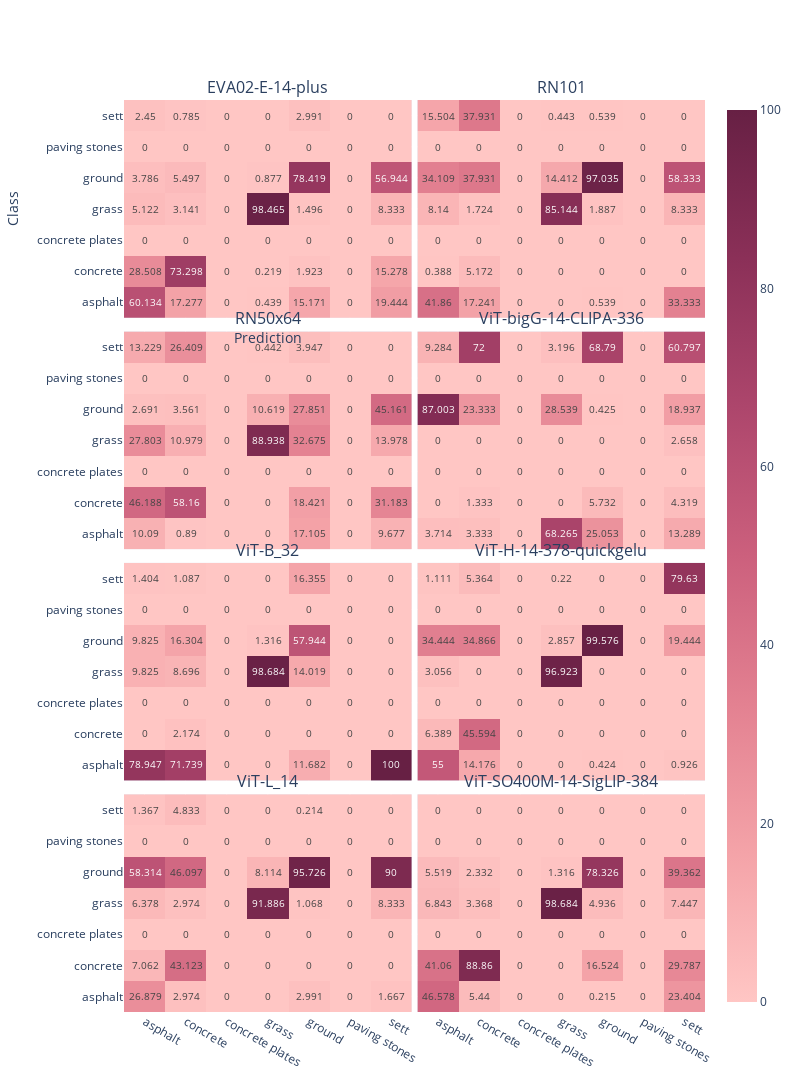

Notebook code for this chart:
### Code cell
# fig = go.Figure().set_subplots(rows=n_rows, cols=2, shared_xaxes=True, shared_yaxes=True, vertical_spacing=0.05, horizontal_spacing=0.01)
fig = make_subplots(rows=n_rows, cols=2, 
                    shared_xaxes=True, 
                    shared_yaxes=True,
                    subplot_titles=list(modelwise_confusion_matrices.keys()),
                    vertical_spacing=0.015, 
                    horizontal_spacing=0.01,
                    # x_title="Prediction",
                    # y_title="Class",
                    )

for i,matrix in enumerate(modelwise_confusion_matrices):
    subplot = px.imshow(modelwise_confusion_matrices[matrix].T,
                
                x=available_classes,
                y=available_classes,
              text_auto=True, 
              #  aspect="auto",
               )
    
    # print(i//2+1,i%2+1)

    fig.add_trace(subplot.data[0], row=i//2+1, col=i%2+1)
    # fig.append_trace(subplot.data[0], row=i//2+1, col=i%2+1)

fig.update_coloraxes(colorscale=px.colors.sequential.Burg)
fig.update_layout(height=400*n_rows, width=400*2,
                  xaxis_title="Prediction",
                  yaxis_title="Class",
                  showlegend=True,)
fig.show()

### Figure 1 — Plotly figure (JSON) as saved in the notebook; plotly's stock layout.template omitted (floating-point values rounded to 4 significant figures)
{"data": [{"coloraxis": "coloraxis", "hovertemplate": "x: %{x}<br>y: %{y}<br>color: %{z}<extra></extra>", "name": "0", "texttemplate": "%{z}", "type": "heatmap", "x": ["asphalt", "concrete", "concrete plates", "grass", "ground", "paving stones", "sett"], "xaxis": "x", "y": ["asphalt", "concrete", "concrete plates", "grass", "ground", "paving stones", "sett"], "yaxis": "y", "z": [[60.13, 17.28, 0, 0.439, 15.17, 0, 19.44], [28.51, 73.3, 0, 0.219, 1.923, 0, 15.28], [0, 0, 0, 0, 0, 0, 0], [5.122, 3.141, 0, 98.47, 1.496, 0, 8.333], [3.786, 5.497, 0, 0.877, 78.42, 0, 56.94], [0, 0, 0, 0, 0, 0, 0], [2.45, 0.785, 0, 0, 2.991, 0, 0]]}, {"coloraxis": "coloraxis", "hovertemplate": "x: %{x}<br>y: %{y}<br>color: %{z}<extra></extra>", "name": "0", "texttemplate": "%{z}", "type": "heatmap", "x": ["asphalt", "concrete", "concrete plates", "grass", "ground", "paving stones", "sett"], "xaxis": "x2", "y": ["asphalt", "concrete", "concrete plates", "grass", "ground", "paving stones", "sett"], "yaxis": "y2", "z": [[41.86, 17.24, 0, 0, 0.539, 0, 33.33], [0.388, 5.172, 0, 0, 0, 0, 0], [0, 0, 0, 0, 0, 0, 0], [8.14, 1.724, 0, 85.14, 1.887, 0, 8.333], [34.11, 37.93, 0, 14.41, 97.03, 0, 58.33], [0, 0, 0, 0, 0, 0, 0], [15.5, 37.93, 0, 0.443, 0.539, 0, 0]]}, {"coloraxis": "coloraxis", "hovertemplate": "x: %{x}<br>y: %{y}<br>color: %{z}<extra></extra>", "name": "0", "texttemplate": "%{z}", "type": "heatmap", "x": ["asphalt", "concrete", "concrete plates", "grass", "ground", "paving stones", "sett"], "xaxis": "x3", "y": ["asphalt", "concrete", "concrete plates", "grass", "ground", "paving stones", "sett"], "yaxis": "y3", "z": [[10.09, 0.89, 0, 0, 17.11, 0, 9.677], [46.19, 58.16, 0, 0, 18.42, 0, 31.18], [0, 0, 0, 0, 0, 0, 0], [27.8, 10.98, 0, 88.94, 32.67, 0, 13.98], [2.691, 3.561, 0, 10.62, 27.85, 0, 45.16], [0, 0, 0, 0, 0, 0, 0], [13.23, 26.41, 0, 0.442, 3.947, 0, 0]]}, {"coloraxis": "coloraxis", "hovertemplate": "x: %{x}<br>y: %{y}<br>color: %{z}<extra></extra>", "name": "0", "texttemplate": "%{z}", "type": "heatmap", "x": ["asphalt", "concrete", "concrete plates", "grass", "ground", "paving stones", "sett"], "xaxis": "x4", "y": ["asphalt", "concrete", "concrete plates", "grass", "ground", "paving stones", "sett"], "yaxis": "y4", "z": [[3.714, 3.333, 0, 68.27, 25.05, 0, 13.29], [0, 1.333, 0, 0, 5.732, 0, 4.319], [0, 0, 0, 0, 0, 0, 0], [0, 0, 0, 0, 0, 0, 2.658], [87.0, 23.33, 0, 28.54, 0.425, 0, 18.94], [0, 0, 0, 0, 0, 0, 0], [9.284, 72, 0, 3.196, 68.79, 0, 60.8]]}, {"coloraxis": "coloraxis", "hovertemplate": "x: %{x}<br>y: %{y}<br>color: %{z}<extra></extra>", "name": "0", "texttemplate": "%{z}", "type": "heatmap", "x": ["asphalt", "concrete", "concrete plates", "grass", "ground", "paving stones", "sett"], "xaxis": "x5", "y": ["asphalt", "concrete", "concrete plates", "grass", "ground", "paving stones", "sett"], "yaxis": "y5", "z": [[78.95, 71.74, 0, 0, 11.68, 0, 100], [0, 2.174, 0, 0, 0, 0, 0], [0, 0, 0, 0, 0, 0, 0], [9.825, 8.696, 0, 98.68, 14.02, 0, 0], [9.825, 16.3, 0, 1.316, 57.94, 0, 0], [0, 0, 0, 0, 0, 0, 0], [1.404, 1.087, 0, 0, 16.36, 0, 0]]}, {"coloraxis": "coloraxis", "hovertemplate": "x: %{x}<br>y: %{y}<br>color: %{z}<extra></extra>", "name": "0", "texttemplate": "%{z}", "type": "heatmap", "x": ["asphalt", "concrete", "concrete plates", "grass", "ground", "paving stones", "sett"], "xaxis": "x6", "y": ["asphalt", "concrete", "concrete plates", "grass", "ground", "paving stones", "sett"], "yaxis": "y6", "z": [[55, 14.18, 0, 0, 0.424, 0, 0.926], [6.389, 45.59, 0, 0, 0, 0, 0], [0, 0, 0, 0, 0, 0, 0], [3.056, 0, 0, 96.92, 0, 0, 0], [34.44, 34.87, 0, 2.857, 99.58, 0, 19.44], [0, 0, 0, 0, 0, 0, 0], [1.111, 5.364, 0, 0.22, 0, 0, 79.63]]}, {"coloraxis": "coloraxis", "hovertemplate": "x: %{x}<br>y: %{y}<br>color: %{z}<extra></extra>", "name": "0", "texttemplate": "%{z}", "type": "heatmap", "x": ["asphalt", "concrete", "concrete plates", "grass", "ground", "paving stones", "sett"], "xaxis": "x7", "y": ["asphalt", "concrete", "concrete plates", "grass", "ground", "paving stones", "sett"], "yaxis": "y7", "z": [[26.88, 2.974, 0, 0, 2.991, 0, 1.667], [7.062, 43.12, 0, 0, 0, 0, 0], [0, 0, 0, 0, 0, 0, 0], [6.378, 2.974, 0, 91.89, 1.068, 0, 8.333], [58.31, 46.1, 0, 8.114, 95.73, 0, 90], [0, 0, 0, 0, 0, 0, 0], [1.367, 4.833, 0, 0, 0.214, 0, 0]]}, {"coloraxis": "coloraxis", "hovertemplate": "x: %{x}<br>y: %{y}<br>color: %{z}<extra></extra>", "name": "0", "texttemplate": "%{z}", "type": "heatmap", "x": ["asphalt", "concrete", "concrete plates", "grass", "ground", "paving stones", "sett"], "xaxis": "x8", "y": ["asphalt", "concrete", "concrete plates", "grass", "ground", "paving stones", "sett"], "yaxis": "y8", "z": [[46.58, 5.44, 0, 0, 0.215, 0, 23.4], [41.06, 88.86, 0, 0, 16.52, 0, 29.79], [0, 0, 0, 0, 0, 0, 0], [6.843, 3.368, 0, 98.68, 4.936, 0, 7.447], [5.519, 2.332, 0, 1.316, 78.33, 0, 39.36], [0, 0, 0, 0, 0, 0, 0], [0, 0, 0, 0, 0, 0, 0]]}], "layout": {"annotations": [{"font": {"size": 16}, "showarrow": false, "text": "EVA02-E-14-plus", "x": 0.2475, "xanchor": "center", "xref": "paper", "y": 1, "yanchor": "bottom", "yref": "paper"}, {"font": {"size": 16}, "showarrow": false, "text": "RN101", "x": 0.7525, "xanchor": "center", "xref": "paper", "y": 1, "yanchor": "bottom", "yref": "paper"}, {"font": {"size": 16}, "showarrow": false, "text": "RN50x64", "x": 0.2475, "xanchor": "center", "xref": "paper", "y": 0.7462, "yanchor": "bottom", "yref": "paper"}, {"font": {"size": 16}, "showarrow": false, "text": "ViT-bigG-14-CLIPA-336", "x": 0.7525, "xanchor": "center", "xref": "paper", "y": 0.7462, "yanchor": "bottom", "yref": "paper"}, {"font": {"size": 16}, "showarrow": false, "text": "ViT-B_32", "x": 0.2475, "xanchor": "center", "xref": "paper", "y": 0.4925, "yanchor": "bottom", "yref": "paper"}, {"font": {"size": 16}, "showarrow": false, "text": "ViT-H-14-378-quickgelu", "x": 0.7525, "xanchor": "center", "xref": "paper", "y": 0.4925, "yanchor": "bottom", "yref": "paper"}, {"font": {"size": 16}, "showarrow": false, "text": "ViT-L_14", "x": 0.2475, "xanchor": "center", "xref": "paper", "y": 0.2387, "yanchor": "bottom", "yref": "paper"}, {"font": {"size": 16}, "showarrow": false, "text": "ViT-SO400M-14-SigLIP-384", "x": 0.7525, "xanchor": "center", "xref": "paper", "y": 0.2387, "yanchor": "bottom", "yref": "paper"}], "coloraxis": {"colorscale": [[0, "rgb(255, 198, 196)"], [0.1667, "rgb(244, 163, 168)"], [0.3333, "rgb(227, 129, 145)"], [0.5, "rgb(204, 96, 125)"], [0.6667, "rgb(173, 70, 108)"], [0.8333, "rgb(139, 48, 88)"], [1, "rgb(103, 32, 68)"]]}, "height": 1600, "showlegend": true, "width": 800, "xaxis": {"anchor": "y", "domain": [0, 0.495], "matches": "x7", "showticklabels": false, "title": {"text": "Prediction"}}, "xaxis2": {"anchor": "y2", "domain": [0.505, 1], "matches": "x8", "showticklabels": false}, "xaxis3": {"anchor": "y3", "domain": [0, 0.495], "matches": "x7", "showticklabels": false}, "xaxis4": {"anchor": "y4", "domain": [0.505, 1], "matches": "x8", "showticklabels": false}, "xaxis5": {"anchor": "y5", "domain": [0, 0.495], "matches": "x7", "showticklabels": false}, "xaxis6": {"anchor": "y6", "domain": [0.505, 1], "matches": "x8", "showticklabels": false}, "xaxis7": {"anchor": "y7", "domain": [0, 0.495]}, "xaxis8": {"anchor": "y8", "domain": [0.505, 1]}, "yaxis": {"anchor": "x", "domain": [0.7612, 1], "title": {"text": "Class"}}, "yaxis2": {"anchor": "x2", "domain": [0.7612, 1], "matches": "y", "showticklabels": false}, "yaxis3": {"anchor": "x3", "domain": [0.5075, 0.7462]}, "yaxis4": {"anchor": "x4", "domain": [0.5075, 0.7462], "matches": "y3", "showticklabels": false}, "yaxis5": {"anchor": "x5", "domain": [0.2537, 0.4925]}, "yaxis6": {"anchor": "x6", "domain": [0.2537, 0.4925], "matches": "y5", "showticklabels": false}, "yaxis7": {"anchor": "x7", "domain": [0, 0.2387]}, "yaxis8": {"anchor": "x8", "domain": [0, 0.2387], "matches": "y7", "showticklabels": false}}}
